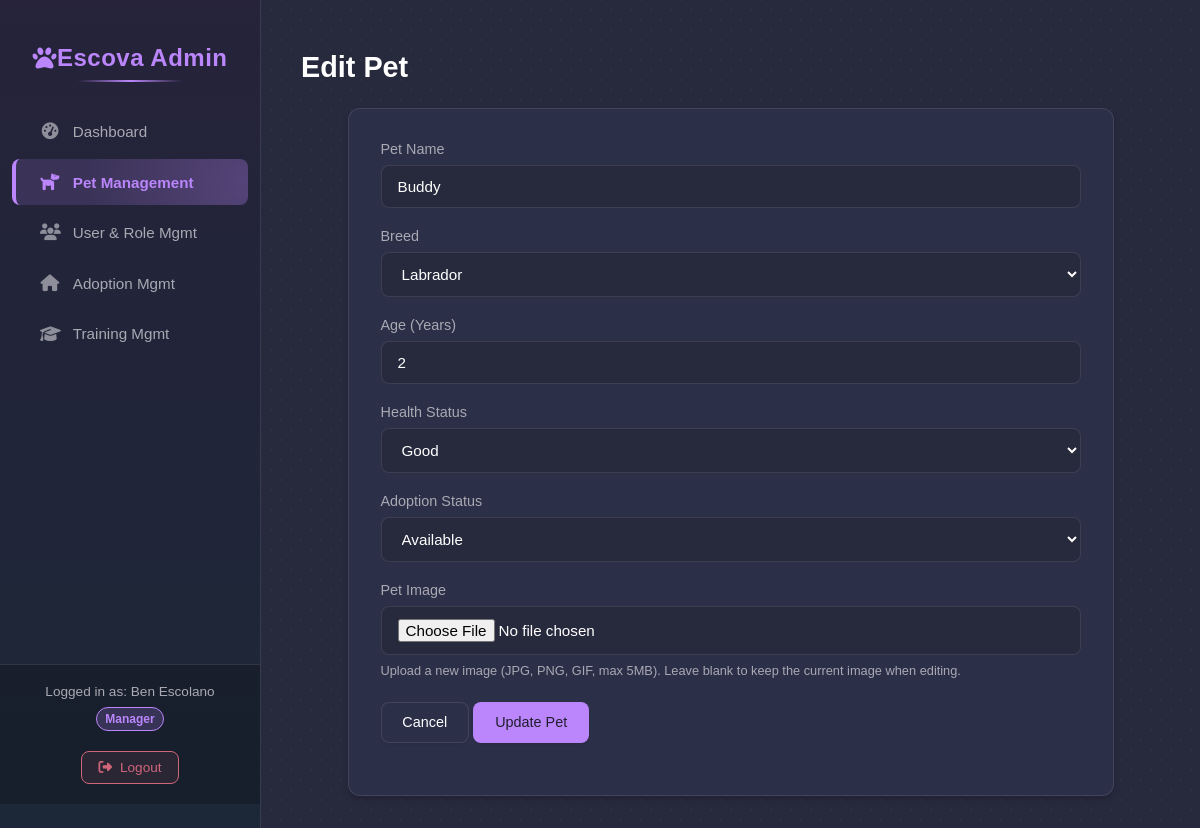
/admin/edit_pet.php?id=1 (signed in), run on the app's committed database.
### tables this page shows
CREATE TABLE `tblpet` (
  `pet_id` int(11) NOT NULL,
  `name` varchar(50) DEFAULT NULL,
  `breed_id` int(11) DEFAULT NULL,
  `age` int(11) DEFAULT NULL,
  `health_status` varchar(100) DEFAULT NULL,
  `adoption_status` enum('Available','Adopted') DEFAULT NULL,
  `pet_image` varchar(255) DEFAULT NULL,
  `created_at` timestamp NOT NULL DEFAULT current_timestamp(),
  `updated_at` timestamp NOT NULL DEFAULT current_timestamp() ON UPDATE current_timestamp()
);

CREATE TABLE `tblbreed` (
  `breed_id` int(11) NOT NULL,
  `species_id` int(11) DEFAULT NULL,
  `breed_name` varchar(50) DEFAULT NULL
);

### admin/admin_logic.php (called while the page is built, shortened)
<?php
function getPetById($pet_id) {
    $conn = getDbConnection();
    $pet = null;
    $sql = "SELECT p.*, b.breed_name, s.species_name, s.species_id, p.pet_image
            FROM tblpet p
            JOIN tblbreed b ON p.breed_id = b.breed_id
            JOIN tblspecies s ON b.species_id = s.species_id
            WHERE p.pet_id = ?";
    $stmt = $conn->prepare($sql);
    if ($stmt) {
        try {
            $stmt->bind_param("i", $pet_id);
            $stmt->execute();
            $result = $stmt->get_result();
            if ($result->num_rows === 1) {
                $pet = $result->fetch_assoc();
            }
        } catch (Exception $e) {
             error_log("Error fetching pet by ID ($pet_id): " . $e->getMessage());
        } finally {
            $stmt->close();
        }
     } else {
         error_log("Prepare failed for getPetById: (" . $conn->errno . ") " . $conn->error);
    }
    return $pet;
}
function getAllBreeds() {
    $conn = getDbConnection();
    $breeds = [];
    $sql = "SELECT breed_id, breed_name, species_id FROM tblbreed ORDER BY breed_name";
    $stmt = $conn->prepare($sql);
    if ($stmt) {
        try {
            $stmt->execute();
            $result = $stmt->get_result();
            while ($row = $result->fetch_assoc()) {
                $breeds[] = $row;
            }
        } catch (Exception $e) {
            error_log("Error fetching all breeds: " . $e->getMessage());
        } finally {
            $stmt->close();
        }
    } else {
         error_log("Prepare failed for getAllBreeds: (" . $conn->errno . ") " . $conn->error);
    }
    return $breeds;
}
?>

### admin/edit_pet.php (the view, shortened to what this page needs)
<?php
$pet_id = null;
$name = '';
$breed_id = '';
$age = '';
$health_status = 'Good';
$adoption_status = 'Available';
$form_mode = 'add';
$pageTitle = "Add New Pet";
if (isset($_GET['id']) && is_numeric($_GET['id'])) {
    $pet_id = (int)$_GET['id'];
    $form_mode = 'edit';
    $pageTitle = "Edit Pet";
    $pet = getPetById($pet_id);
    if ($pet) {
        $name = $pet['name'];
        $breed_id = $pet['breed_id'];
        $age = $pet['age'];
        $health_status = $pet['health_status'];
        $adoption_status = $pet['adoption_status'];
    } else {
        header("Location: manage_pets.php?status=not_found");
        exit();
    }
}
$breeds = getAllBreeds();
require_once('partials/header.php');
?>
<h1><?php echo $pageTitle; ?></h1>
<div class="admin-form-container">
    <form action="edit_pet.php<?php echo ($form_mode == 'edit' ? '?id=' . $pet_id : ''); ?>" method="POST" enctype="multipart/form-data">
        <div class="form-group">
            <label for="name">Pet Name</label>
            <input type="text" id="name" name="name" required value="<?php echo htmlspecialchars($name); ?>">
        </div>
        <div class="form-group">
            <label for="breed_id">Breed</label>
            <select id="breed_id" name="breed_id" required>
                <?php foreach ($breeds as $breed): ?>
                    <option value="<?php echo $breed['breed_id']; ?>" <?php echo ($breed_id == $breed['breed_id']) ? 'selected' : ''; ?>>
                        <?php echo htmlspecialchars($breed['breed_name']); ?>
                    </option>
                <?php endforeach; ?>
            </select>
        </div>
         <div class="form-group">
            <label for="age">Age (Years)</label>
            <input type="number" id="age" name="age" required min="0" value="<?php echo htmlspecialchars($age); ?>">
        </div>
        <div class="form-group">
            <label for="health_status">Health Status</label>
            <select id="health_status" name="health_status" required>
                <?php $healthOptions = ['Excellent', 'Good', 'Fair', 'Poor']; ?>
                <?php foreach ($healthOptions as $option): ?>
                <option value="<?php echo $option; ?>" <?php echo ($health_status == $option) ? 'selected' : ''; ?>>
                    <?php echo $option; ?>
                </option>
                <?php endforeach; ?>
            </select>
        </div>
        <div class="form-group">
            <label for="adoption_status">Adoption Status</label>
             <select id="adoption_status" name="adoption_status" required>
                <?php $adoptionOptions = ['Available', 'Adopted', 'Pending'];  ?>
                 <?php foreach ($adoptionOptions as $option): ?>
                <option value="<?php echo $option; ?>" <?php echo ($adoption_status == $option) ? 'selected' : ''; ?>>
                    <?php echo $option; ?>
                </option>
                <?php endforeach; ?>
            </select>
        </div>
        <div class="form-group">
            <label for="pet_image">Pet Image</label>
            <input type="file" id="pet_image" name="pet_image" accept="image/jpeg, image/png, image/gif">
            <small>Upload a new image (JPG, PNG, GIF, max 5MB). Leave blank to keep the current image when editing.</small>
        </div>
        <div class="form-group text-right mt-4">
             <a href="manage_pets.php" class="admin-button secondary">Cancel</a>
            <button type="submit" class="admin-button">
                <?php echo ($form_mode == 'edit' ? 'Update Pet' : 'Add Pet'); ?>
            </button>
        </div>
    </form>
</div>
<?php
require_once('partials/footer.php');
?>

### public/css/admin_styles.css (style rules this page uses)
:root { --primary-bg: #1e1e2f; --secondary-bg: #27293d; --surface-bg: #2c2f48; --primary-text: #ffffff; --secondary-text: #a9a9b3; --primary-accent: #bb86fc; --secondary-accent: #03dac6; --tertiary-accent: #cf6679; --divider-border: rgba(255, 255, 255, 0.1); --radius-sm: 4px; --radius: 8px; --radius-lg: 12px; --shadow-sm: 0 1px 2px rgba(0, 0, 0, 0.1); --shadow: 0 4px 6px rgba(0, 0, 0, 0.15); --shadow-md: 0 6px 10px rgba(0, 0, 0, 0.2); }
body { margin: 0; font-family: sans-serif; background-color: var(--secondary-bg); }
.admin-main-content > * { position: relative; z-index: 1; }
h1 { color: var(--primary-text); margin-bottom: 1.5rem; font-size: 1.8rem; }
.admin-button { display: inline-flex; align-items: center; justify-content: center; padding: 0.7rem 1.3rem; border: 1px solid transparent; border-radius: var(--radius); font-weight: 500; font-size: 0.9rem; cursor: pointer; text-decoration: none; transition: all 0.2s ease; background-color: var(--primary-accent); color: var(--primary-bg); box-shadow: var(--shadow-sm); }
.admin-button.secondary { background-color: var(--surface-bg); color: var(--primary-text); border-color: var(--divider-border); }
.admin-form-container { background-color: var(--surface-bg); padding: 2rem; border-radius: var(--radius-lg); box-shadow: var(--shadow); border: 1px solid var(--divider-border); max-width: 700px; margin: 0 auto; }
.form-group { margin-bottom: 1.25rem; }
.form-group label { display: block; margin-bottom: 0.5rem; font-weight: 500; color: var(--secondary-text); font-size: 0.9rem; }
.form-group input[type="text"], .form-group input[type="number"], .form-group input[type="email"], .form-group input[type="password"], .form-group input[type="tel"], .form-group input[type="file"], .form-group select, .form-group textarea { width: 100%; padding: 0.75rem 1rem; border-radius: var(--radius); border: 1px solid var(--divider-border); background-color: var(--secondary-bg); color: var(--primary-text); font-size: 0.95rem; transition: border-color 0.2s ease, box-shadow 0.2s ease; box-sizing: border-box; }
.form-group small { display: block; margin-top: 0.5rem; font-size: 0.8rem; color: var(--secondary-text); }
.form-group.mt-4 { margin-top: 1.5rem; }

### data on the page
tblpet: name "Buddy", breed_id "Labrador", age "2", health_status "Good", adoption_status "Available"

### other printed values
$_SESSION['user_name'] "Ben Escolano"
$_SESSION['personnel_role'] "Manager"
$pageTitle "Edit Pet"
